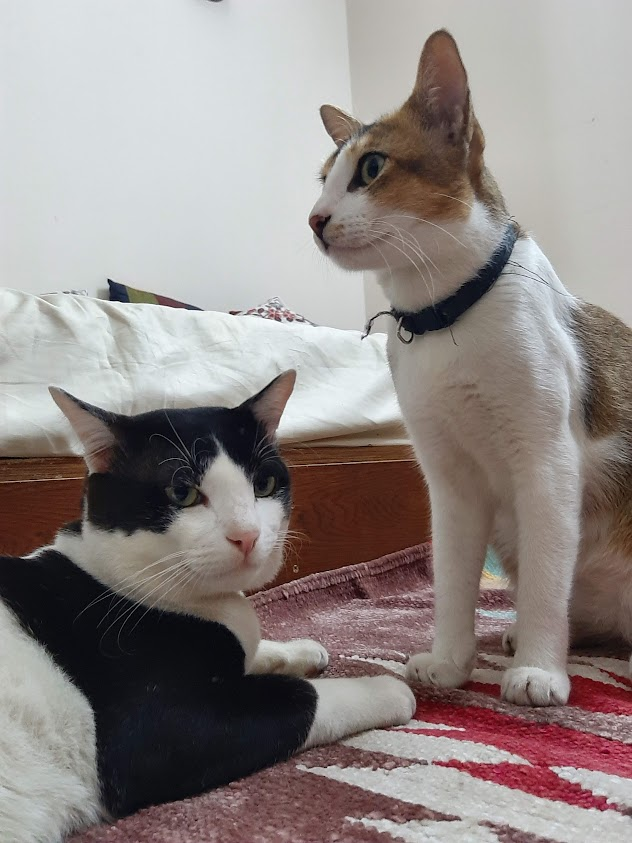
#> input picture asset/cats.jpg, 632 x 843 px
$ python main.py
#> lines starting #> are read from the running program, lines starting #| are printed output that depends on the picture; after the words box and inside, x2 and y2 are one past the last pixel; in counts of white or black regions, pixels touching at a corner belong together
import cv2

cats = cv2.imread("./asset/cats.jpg")
#> cats is the input picture: shape (843, 632, 3); mean B, G, R 133.9, 136.1, 144.7

cats = cv2.line(cats, (0,0), (255, 255), (255,0,0), 5)
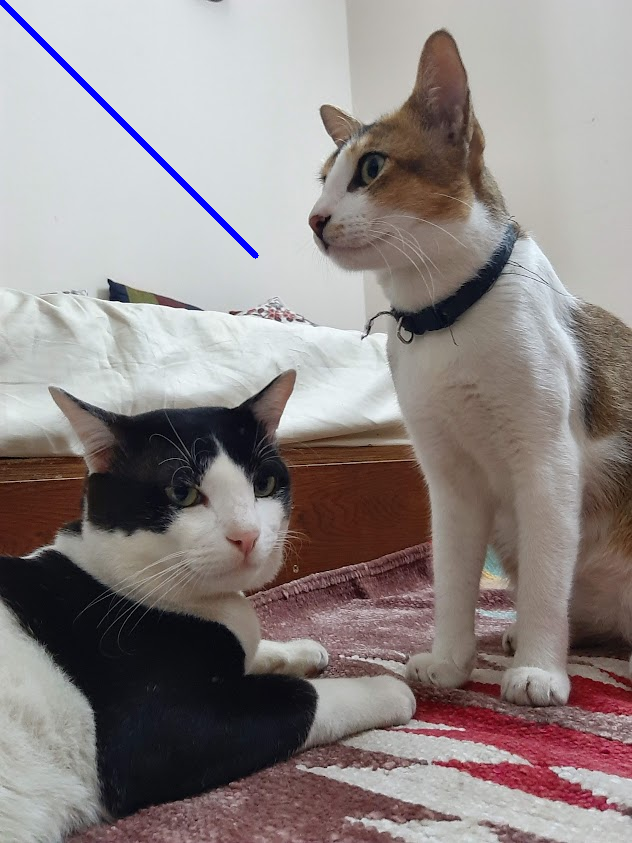
#> cats: shape (843, 632, 3); 0.43% of pixels changed, all inside (x1, y1, x2, y2) = (0, 0, 259, 259)


cv2.imshow("cats",cats)

cv2.waitKey(0)
cv2.destroyAllWindows()

$ run again, with asset/flower.jpg copied over asset/cats.jpg
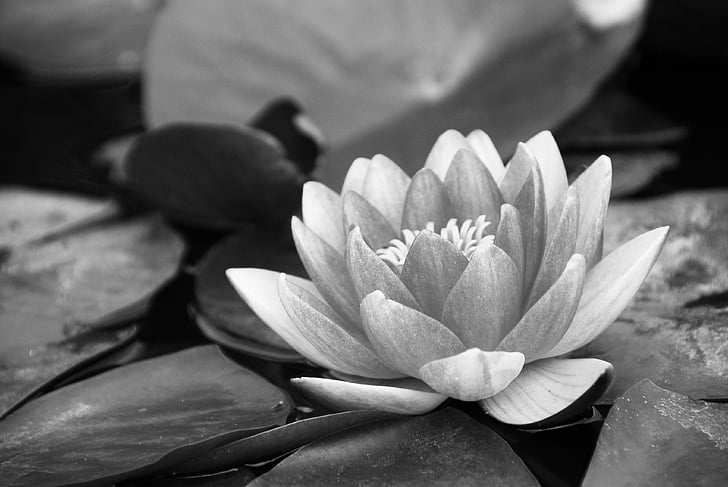
#> input picture asset/flower.jpg, 728 x 487 px
#> cats is the input picture: shape (487, 728, 3); min 0, max 255, mean 102.3
#> `cats = cv2.line(cats, (0,0), (255, 255), (255,0,0), 5)`:
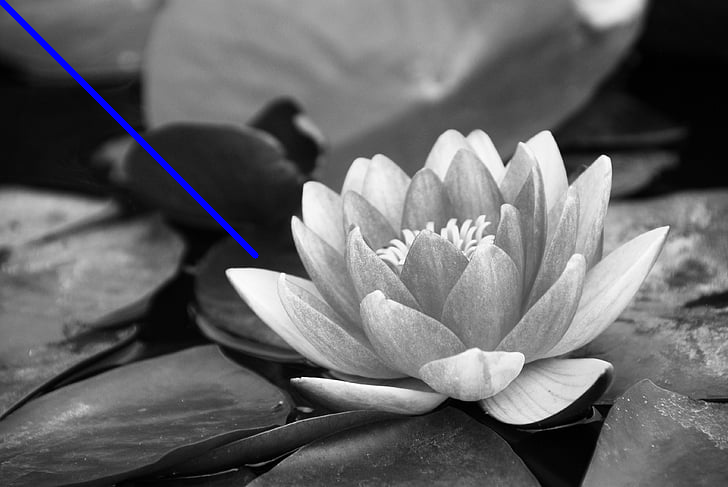
#> cats: shape (487, 728, 3); 0.65% of pixels changed, all inside (x1, y1, x2, y2) = (0, 0, 259, 259)

$ run again, with asset/valley.jpg copied over asset/cats.jpg
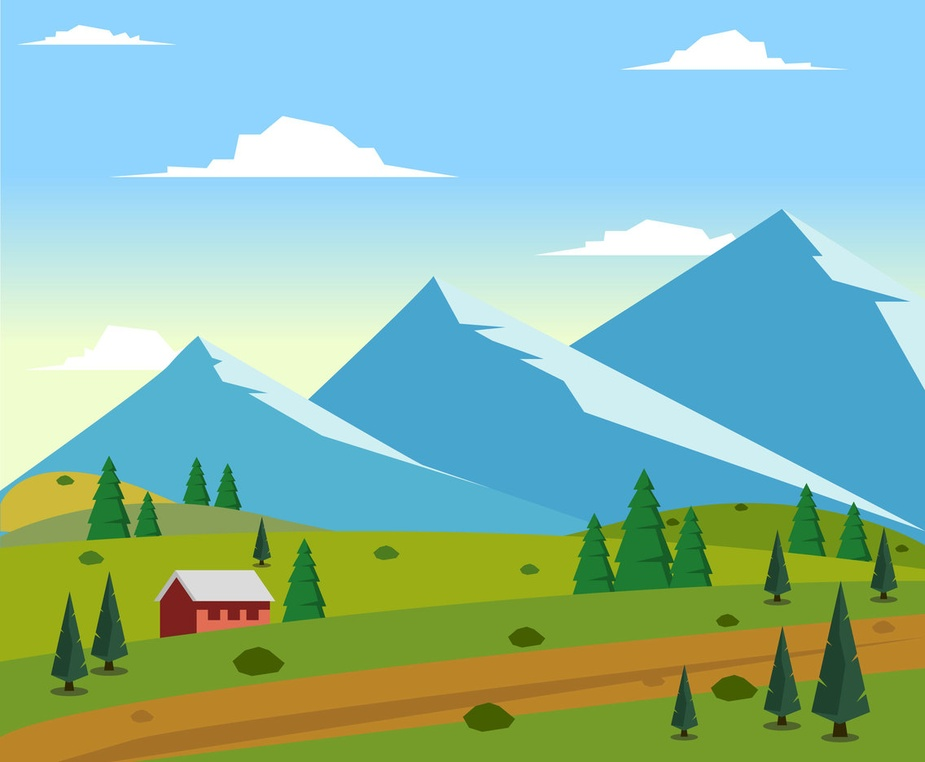
#> input picture asset/valley.jpg, 925 x 762 px, shrunk from 1136 x 936 before the run
#> cats is the input picture: shape (762, 925, 3); mean B, G, R 168.8, 186.7, 139.6
#> `cats = cv2.line(cats, (0,0), (255, 255), (255,0,0), 5)`:
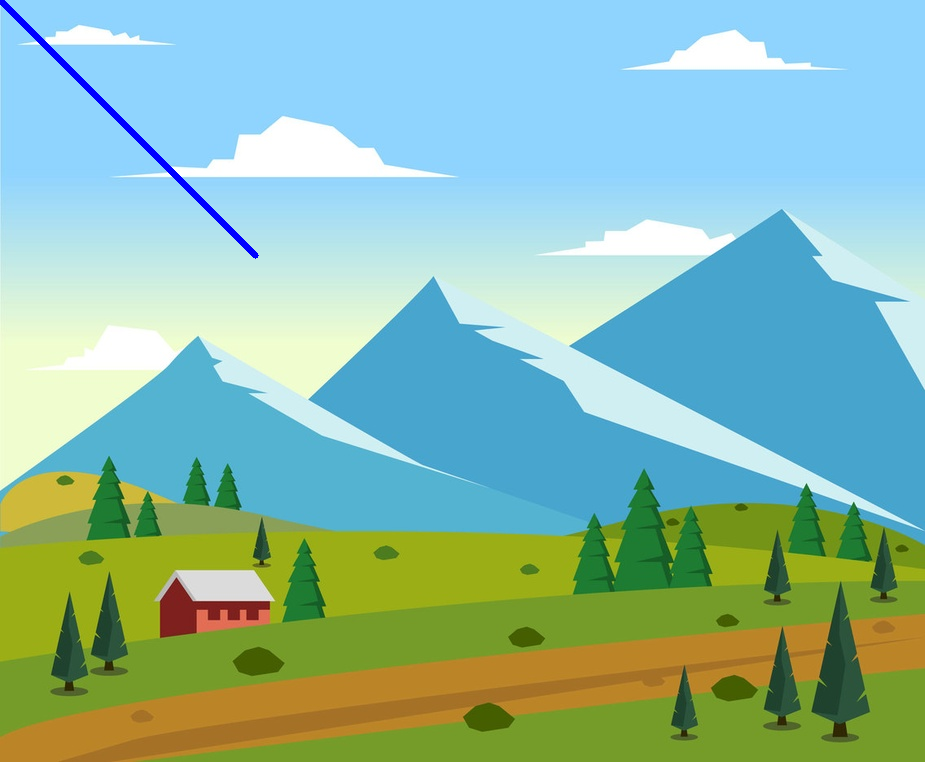
#> cats: shape (762, 925, 3); 0.33% of pixels changed, all inside (x1, y1, x2, y2) = (0, 0, 259, 259)
